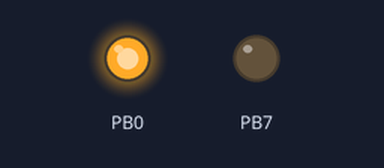
The program below on a simulated ATmega2560, built with avr-gcc and emulated at 16 MHz. On the bench: output pins drawn as LEDs (lit = HIGH). What the program prints to the serial monitor is not drawn.

Above: at 0.1 s.
Timing chart, 0 to 1.6 s (numbered marks = the images above):
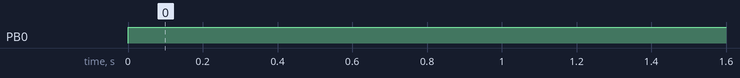

Measured:
- by itself, PB0: LOW → HIGH at 0.00 s

The program:

main.c
```c
/*
* main.c
*
* Created: 9/1/2022 8:15:36 AM
*  Author: felix
*/


#include <avr/io.h>
#include <stdio.h>
#include <stdlib.h>
#include <avr/interrupt.h>


#include "SPI.h"

#include "uart.h"


uint16_t a = 0;
uint32_t micro = 0;

char test_data[20] = {0x55, 0xAA,0x00,0x14,0x02,0x20,0x23,0x56,0x78, 0x98, 0xA5, 0xE5, 0xFF, 0xC3, 0xA4, 0x99, 0x78, 0x50, 0x00, 0x00};
//timers
uint16_t cycle_time = 1;
uint32_t prev_cycle_time = 0;
//char SPI_read_data[10];

//generator
uint8_t data_ok = 0;
uint8_t freq = 0;
uint8_t shape = 0;
uint8_t ampl = 0;
uint32_t micros(){
	return micro;
}
ISR(TIMER1_COMPA_vect){     //interrupt every 1ms, set through timer prescale and counter compare

	micro++;
	TCNT1 = 0x0000;   // reset counter for next COMPA event
	//PORTB ^= (1 << PB7);
}


void init(){
	DDRB |= (1 << PB7);
	PORTB |= (1 << PB6);


	TCNT1 = 0x0000; // timer1 counter reset
	TCCR1B |= (1 << CS11) | (1 << CS10); // clk/64
	TCCR1B |= (1 << WGM12); // CTC  operation mode
	TIMSK1 |= (1 << OCIE1A);

	OCR1AH = 0x00;
	//OCR1AL = 0xFA; // 250    247   250 is theoretical val, 247 is checked with oscilloscope
	OCR1AL = 0x18; // 250    247   250 is theoretical val, 247 is checked with oscilloscope


	sei();
}
int main (void){

	init();
	SPI_init_master(0,0);
	uart_init(115200);

	while (1){
		if (micros() - prev_cycle_time >= 1){
			prev_cycle_time = micros();


			//char spi_data = SPI_read();
			/*if (PINB & (1 << PB6)){
			SPI_write(0xAA);
			}
			PORTB &= ~(1 << PB0);
			char spi_data = SPI_read_write(0xA1);
			PORTB |= (1 << PB0);
			uart_send_char(spi_data);*/

			/*if (a== 255){
			a=0;
			}
			if (a < 5) {
			SPI_read();

			}
			else if (a == 5) {
			PORTB &= ~(1 << PB0);


			SPI_read_data[a -5] = SPI_read_write(0xAA);
			PORTB |= (1 << PB0);
			}
			else {
			SPI_read_data[a-5] = SPI_read();
			}
			a++;
			*/
			/*for (int d = 0; d < 14; d++){
				if (d < 4){
					PORTB &= ~(1 << PB0);
					SPI_write(0xA1);
					PORTB |= (1 << PB0);
				}
				else if (d == 4) {
					PORTB &= ~(1 << PB0);
					SPI_read_data[0] = SPI_read_write(0xAA);
					PORTB |= (1 << PB0);
				}
				else if (d == 5){
					PORTB &= ~(1 << PB0);

					SPI_read_data[2] = SPI_read_write(0xAA);


					PORTB |= (1 << PB0);
				}
				else if (d > 4 && d < 14){
					PORTB &= ~(1 << PB0);
					SPI_read_data[(d - 5)] = SPI_read();
					PORTB |= (1 << PB0);
				}
			}*/
			//a++;
			//SPI_read_data[9] = 0xAA ^ 0xFF ^ 0x21 ^ 0x23 ^ 0x61;

			uint8_t spi_out[8] = {0xDC, 0xCA, 0x01, 0xFF, 0xea, 0x98, 0x00};

			if (a > 8){
				a = 0;
				for (int v = 0; v < 8 ; v++){
					PORTB &= ~(1 << PB0);
					SPI_write(spi_out[v]);
					PORTB |= (1 << PB0);
				}

			}
			/*data_ok = 0;
			freq = 0;
			ampl = 0;
			shape = 0;
			uint32_t test = 0;
			test = fpga_get_data();
			data_ok |= (test >> 24) & 0xFF000000;
			freq |= (test >> 16);
			ampl |= (test >> 8);
			shape |= test & 0xFF;
			uart_send_char(data_ok);
			uart_send_char(freq);
			uart_send_char(ampl);
			uart_send_char(shape);  */
			a++;;

		}


	}
}
```

ADC.c
```c
#include <avr/io.h>
#include <stdio.h>
#include <stdlib.h>
#include <avr/interrupt.h>
#include "ADC.h"
void enable_ADC(){

	ADMUX |= (1 << REFS0);
	ADCSRA |= (1 << ADEN) | (1 << ADSC) | ( 0<< ADATE) | (1 << ADPS2) | (1 <<
	ADPS1) | (1 << ADPS0) | (0 << ADIE) ;
}
void ADC_set_channel(uint8_t channel){
	//ADMUX &= 0xF8 + (channel & 0x07); //only allow the first 7 channles andkeep the rest of ADMUX untouched

	DIDR0 |= ( 1 << ADC0D);
}
uint16_t ADC_get_result(){
	//ADCSRA |= (1 << ADSC);
	//ADCSRA &= ~(1 << ADIF);
	uint16_t result = 0;
	result |= ADCL;
	result |= ADCH << 8;
	return result;
}
void ADC_start_conversion(){
	ADCSRA |= (1 << ADSC);
}
```

ADC.h
```c
void ADCinit();
```

Cheksum.c
```c
/*
 * Cheksum.c
 *
 * Created: 05-01-2023 11:59:28
 *  Author: Saad, Felix & Hakim
 */

int checksumvalue(unsigned char *bufferptr, int Datasize)
{
	unsigned int X = 0;

	for (int i=0; i < (Datasize); i++)
	{
		X ^= bufferptr[i];
	}

	return X;
}

int checksum(unsigned char checksumm, unsigned int package, unsigned char * Arr)
{

	checksumm ^= checksumvalue(Arr,(package-2));

	return checksumm;
}
```

SPI.c
```c
#include "SPI.h"


void SPI_init_master(bool CPOLc, bool CPHAc){
	DDRB |= (1 << PB0) | (1 << PB1) | (1 << PB2);
	//PORTB &= ~(1 << PB0);
	PORTB |= (1 << PB0);
	PORTB |= (1<< PB3);
	SPCR = 0;
	SPCR|= (0 << SPIE) | ( 1 << MSTR) | ( 1 << SPR1) | (0<< SPR0) | (1 << SPE) | (CPOLc <<CPOL | CPHAc << CPHA) ;
	SPDR = 0;
	//SPSR |= (1 << SPI2X);

}
void SPI_init_slave(){
	DDRB |=  (1 << PB3) ;
	PORTB |= (1 << PB0) | (1 << PB1) | (1 << PB2);


	SPCR|= (0 << SPIE) |  ( 1 << SPR1) | (0<< SPR0) | (1 << SPE) | (1<<CPOL) ;
	SPDR = 0;
}


char SPI_read(){
	//PORTB &= ~(1 << PB0);
	SPDR = 0;
	while(!(SPSR &(1<<SPIF))) ;
	unsigned char data = SPDR;
	return data;
	//PORTB |= (1 << PB0);


}
unsigned char SPI_read_write(char dat_in){
	//PORTB &= ~(1 << PB0);
	SPDR = dat_in;
	while(!(SPSR &(1<<SPIF))) ;
	unsigned char data = SPDR;
	return data;
	//PORTB |= (1 << PB0);


}


void SPI_write(unsigned char data){

	//PORTB &= ~(1 << PB0);
	SPDR = data;
	while(!(SPSR &(1<<SPIF))) ;

	//PORTB |= (1 << PB0);


}

uint32_t fpga_get_data() {
	uint8_t SPI_read_data[10];
	uint8_t xor8 = 0;
	uint32_t gen_data = 0;
	for (int d = 0; d < 14; d++){
		if (d < 4){
			PORTB &= ~(1 << PB0);
			SPI_write(0xA1);
			PORTB |= (1 << PB0);
		}
		else if (d == 4) {
			PORTB &= ~(1 << PB0);
			SPI_read_data[0] = SPI_read_write(0xAA);
			PORTB |= (1 << PB0);
		}
		else if (d == 5){
			PORTB &= ~(1 << PB0);

			SPI_read_data[2] = SPI_read_write(0xAA);


			PORTB |= (1 << PB0);
		}
		else if (d > 4 && d < 14){
			PORTB &= ~(1 << PB0);
			SPI_read_data[(d - 5)] = SPI_read();
			PORTB |= (1 << PB0);
		}
	}
	xor8 = SPI_read_data[2] ^ SPI_read_data[3] ^ SPI_read_data[4] ^ SPI_read_data[5] ^  SPI_read_data[6] ;
	if ((xor8 == SPI_read_data[7]) && (SPI_read_data[2] == 0xAA) && (SPI_read_data[3] == 0xFF)){

	gen_data |= SPI_read_data[4] ;
	gen_data  <<= 16;

	gen_data |= (SPI_read_data[5] << 8);
	gen_data |= SPI_read_data[6] ;
	}
	else {
		gen_data = 0x37000000;
	}
	/*for (int v = 0; v < 10 ; v++){
		uart_send_char(SPI_read_data[v]);
		//uart_send_char(v);
	}*/
	return gen_data;
}
```

SPI.h
```c
#include <avr/io.h>
#include <stdio.h>
#include <stdlib.h>
#include "stdbool.h"

void SPI_init_master(bool CPOLc, bool CPHAc);
void SPI_init_slave();
char SPI_read();
void SPI_write(unsigned char data);
unsigned char SPI_read_write(char dat_in);
uint32_t fpga_get_data();
```

timerinit.c
```c
/*
 * timerinit.c
 *
 * Created: 05-01-2023 09:06:20
 *  Author: Saad, felix , Hakim
 */

#include <avr/io.h>
#include <stdio.h>
#include <stdlib.h>
#include <avr/interrupt.h>

#define F_CPU 16000000UL
#define BAUD 115200
#define UBRR ((F_CPU/8/BAUD)-1)


void timerinit(){
	DDRB |= (1 << PB7);
	TCNT1 = 0x0000; // timer1 counter reset
	TCCR1B |= (1 << CS11) | (1 << CS10); // clk/64
	TCCR1B |= (1 << WGM12); // CTC  operation mode
	TIMSK1 |= (1 << OCIE1A);
	OCR1AH = 0x00;
	OCR1AL = 0x18; // 250    247   250 is theoretical val, 247 is checked with oscilloscope
	sei();
}
```

uart.c
```c
#include "uart.h"


//#define UBBRLbaud F_CPU/8/BAUD-1

char uart0_in [20];
uint8_t i = 0;
uint8_t uart0_full = 0;

ISR(USART0_RX_vect){      //rx interrupt
	if (i <=19){    //buffer not full, read data
	uart0_in[i] = UDR0;
	i++;
	uart0_full = 0;
	}
	else {  //buffer full, ignore data and set flag
		i = 0;
		uart0_full = 1;
	}
	//PORTB |= (1 << PB7);
}


void uart_init(uint32_t baud){
UCSR0B |= (1 << RXEN0) | (1 << TXEN0);   //enable RX, TX
UCSR0A |= (1 << U2X0);
//baud = 115200;
UBRR0H = (16000000/8/(baud-1)) >> 8;             //set baudrate high bits
UBRR0L = 16000000/8/(baud-1);                     //set baudrate low byte
UCSR0C |= (1 << UCSZ00) | (1 <<  UCSZ01);
UCSR0B |= (1 << RXCIE0);                   //enable rx interrupt
UDR0 = 0;

}
void uart_send_char(char data){


	while(!(UCSR0A & (1<<UDRE0)));   // wait for empty transmit buffer
	UDR0 = data;                //then send data

}
char uart_receive(uint8_t bufferpos){       //read char in specific buffer position
	i = 0;                     //clear buffer index
	return uart0_in[bufferpos];


}

void uart_send(char *str){                //send a string by sending each char
	while(*str){
	 uart_send_char(*str);
	str++;
	}
}
 void uart_clear(){                       //clear uasart buffer
	 for(int b =0; b < 20; b++){
	 uart0_in[b] = 0;
	 }
 }
```

uart.h
```c
#include <avr/io.h>
#include <stdio.h>
#include <stdlib.h>
#include <avr/interrupt.h>
#include "stdbool.h"

//uint8_t uart0_full = 0;

void uart_init(uint32_t baud);
void uart_send_char(char data);
char uart_receive(uint8_t pos);
void uart_send(char *str);
void uart_clear();
```
